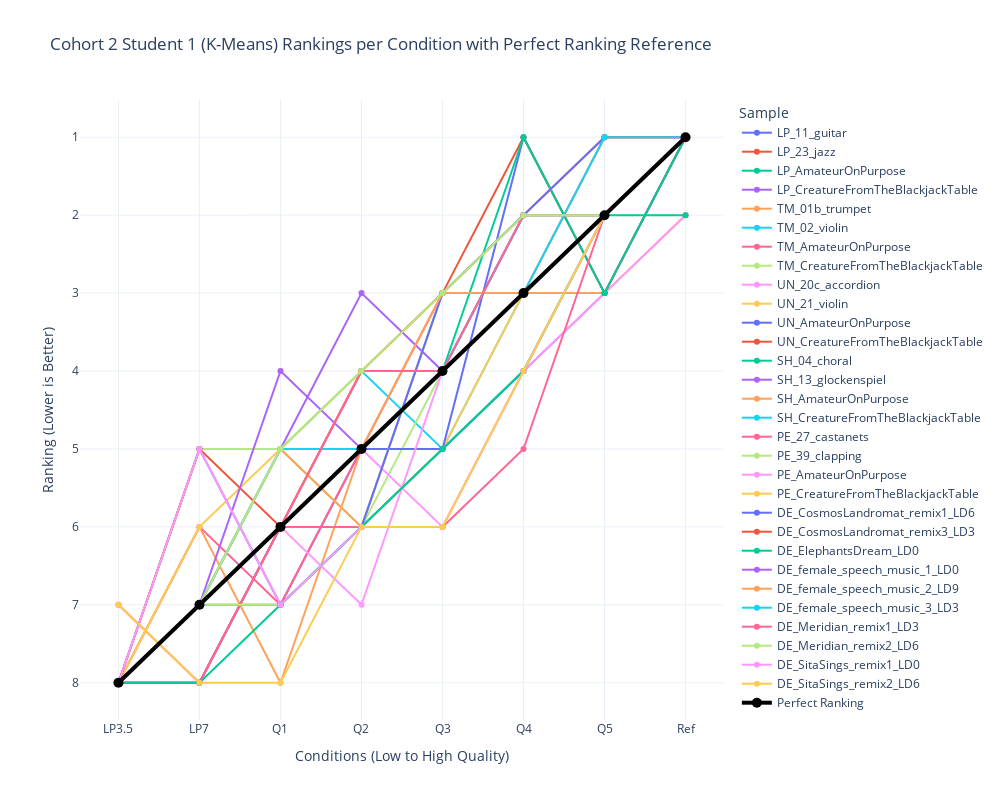

This figure's notebook cell:
### Code cell
# Spaghetti plot for BSU2_1 rankings

# Reshape rankings data for Plotly
BSU2_1_rankings_df = pd.DataFrame(reversed_BSU2_1_rankings_kmeans_based, columns=conditions)

BSU2_1_rankings_df['Sample'] = items

# Melt dataframe for better visualization
BSU2_1_rankings_df_melted = BSU2_1_rankings_df.melt(id_vars=['Sample'], var_name='Condition', value_name='Ranking')

BSU2_1_rankings_df_melted = pd.concat([BSU2_1_rankings_df_melted, perfect_df])

# Create plot
fig = px.line(BSU2_1_rankings_df_melted, x='Condition', y='Ranking', color='Sample', markers=True,
              title="Cohort 2 Student 1 (K-Means) Rankings per Condition with Perfect Ranking Reference",
              labels={"Ranking": "Ranking (Lower is Better)", "Condition": "Conditions (Low to High Quality)"},
              template="plotly_white")

# Adjust figure dimensions
fig.update_layout(width=1000, height=800)

# Invert y-axis (lower ranks at top)
fig.update_yaxes(autorange="reversed")

# Modify the "Perfect Ranking" line to be more visible
fig.update_traces(
    selector=dict(name="Perfect Ranking"),
    line=dict(width=4, color='black'),
    marker=dict(size=10, color='black')
)

# Show figure
fig.show()

### Figure 1 — Plotly figure (JSON) as saved in the notebook; plotly's stock layout.template omitted (floating-point values rounded to 4 significant figures)
{"data": [{"hovertemplate": "Sample=LP_11_guitar<br>Conditions (Low to High Quality)=%{x}<br>Ranking (Lower is Better)=%{y}<extra></extra>", "legendgroup": "LP_11_guitar", "line": {"color": "#636efa", "dash": "solid"}, "marker": {"symbol": "circle"}, "mode": "lines+markers", "name": "LP_11_guitar", "orientation": "v", "showlegend": true, "type": "scatter", "x": ["LP3.5", "LP7", "Q1", "Q2", "Q3", "Q4", "Q5", "Ref"], "xaxis": "x", "y": [8, 7, 7, 5, 4, 3, 2, 1], "yaxis": "y"}, {"hovertemplate": "Sample=LP_23_jazz<br>Conditions (Low to High Quality)=%{x}<br>Ranking (Lower is Better)=%{y}<extra></extra>", "legendgroup": "LP_23_jazz", "line": {"color": "#EF553B", "dash": "solid"}, "marker": {"symbol": "circle"}, "mode": "lines+markers", "name": "LP_23_jazz", "orientation": "v", "showlegend": true, "type": "scatter", "x": ["LP3.5", "LP7", "Q1", "Q2", "Q3", "Q4", "Q5", "Ref"], "xaxis": "x", "y": [8, 7, 6, 4, 4, 3, 2, 1], "yaxis": "y"}, {"hovertemplate": "Sample=LP_AmateurOnPurpose<br>Conditions (Low to High Quality)=%{x}<br>Ranking (Lower is Better)=%{y}<extra></extra>", "legendgroup": "LP_AmateurOnPurpose", "line": {"color": "#00cc96", "dash": "solid"}, "marker": {"symbol": "circle"}, "mode": "lines+markers", "name": "LP_AmateurOnPurpose", "orientation": "v", "showlegend": true, "type": "scatter", "x": ["LP3.5", "LP7", "Q1", "Q2", "Q3", "Q4", "Q5", "Ref"], "xaxis": "x", "y": [8, 7, 6, 6, 5, 4, 2, 1], "yaxis": "y"}, {"hovertemplate": "Sample=LP_CreatureFromTheBlackjackTable<br>Conditions (Low to High Quality)=%{x}<br>Ranking (Lower is Better)=%{y}<extra></extra>", "legendgroup": "LP_CreatureFromTheBlackjackTable", "line": {"color": "#ab63fa", "dash": "solid"}, "marker": {"symbol": "circle"}, "mode": "lines+markers", "name": "LP_CreatureFromTheBlackjackTable", "orientation": "v", "showlegend": true, "type": "scatter", "x": ["LP3.5", "LP7", "Q1", "Q2", "Q3", "Q4", "Q5", "Ref"], "xaxis": "x", "y": [8, 8, 6, 6, 5, 4, 3, 1], "yaxis": "y"}, {"hovertemplate": "Sample=TM_01b_trumpet<br>Conditions (Low to High Quality)=%{x}<br>Ranking (Lower is Better)=%{y}<extra></extra>", "legendgroup": "TM_01b_trumpet", "line": {"color": "#FFA15A", "dash": "solid"}, "marker": {"symbol": "circle"}, "mode": "lines+markers", "name": "TM_01b_trumpet", "orientation": "v", "showlegend": true, "type": "scatter", "x": ["LP3.5", "LP7", "Q1", "Q2", "Q3", "Q4", "Q5", "Ref"], "xaxis": "x", "y": [8, 6, 8, 5, 4, 3, 3, 2], "yaxis": "y"}, {"hovertemplate": "Sample=TM_02_violin<br>Conditions (Low to High Quality)=%{x}<br>Ranking (Lower is Better)=%{y}<extra></extra>", "legendgroup": "TM_02_violin", "line": {"color": "#19d3f3", "dash": "solid"}, "marker": {"symbol": "circle"}, "mode": "lines+markers", "name": "TM_02_violin", "orientation": "v", "showlegend": true, "type": "scatter", "x": ["LP3.5", "LP7", "Q1", "Q2", "Q3", "Q4", "Q5", "Ref"], "xaxis": "x", "y": [8, 7, 5, 4, 5, 3, 2, 1], "yaxis": "y"}, {"hovertemplate": "Sample=TM_AmateurOnPurpose<br>Conditions (Low to High Quality)=%{x}<br>Ranking (Lower is Better)=%{y}<extra></extra>", "legendgroup": "TM_AmateurOnPurpose", "line": {"color": "#FF6692", "dash": "solid"}, "marker": {"symbol": "circle"}, "mode": "lines+markers", "name": "TM_AmateurOnPurpose", "orientation": "v", "showlegend": true, "type": "scatter", "x": ["LP3.5", "LP7", "Q1", "Q2", "Q3", "Q4", "Q5", "Ref"], "xaxis": "x", "y": [8, 6, 7, 5, 4, 2, 1, 1], "yaxis": "y"}, {"hovertemplate": "Sample=TM_CreatureFromTheBlackjackTable<br>Conditions (Low to High Quality)=%{x}<br>Ranking (Lower is Better)=%{y}<extra></extra>", "legendgroup": "TM_CreatureFromTheBlackjackTable", "line": {"color": "#B6E880", "dash": "solid"}, "marker": {"symbol": "circle"}, "mode": "lines+markers", "name": "TM_CreatureFromTheBlackjackTable", "orientation": "v", "showlegend": true, "type": "scatter", "x": ["LP3.5", "LP7", "Q1", "Q2", "Q3", "Q4", "Q5", "Ref"], "xaxis": "x", "y": [8, 5, 5, 6, 4, 3, 2, 1], "yaxis": "y"}, {"hovertemplate": "Sample=UN_20c_accordion<br>Conditions (Low to High Quality)=%{x}<br>Ranking (Lower is Better)=%{y}<extra></extra>", "legendgroup": "UN_20c_accordion", "line": {"color": "#FF97FF", "dash": "solid"}, "marker": {"symbol": "circle"}, "mode": "lines+markers", "name": "UN_20c_accordion", "orientation": "v", "showlegend": true, "type": "scatter", "x": ["LP3.5", "LP7", "Q1", "Q2", "Q3", "Q4", "Q5", "Ref"], "xaxis": "x", "y": [8, 8, 6, 5, 6, 4, 3, 2], "yaxis": "y"}, {"hovertemplate": "Sample=UN_21_violin<br>Conditions (Low to High Quality)=%{x}<br>Ranking (Lower is Better)=%{y}<extra></extra>", "legendgroup": "UN_21_violin", "line": {"color": "#FECB52", "dash": "solid"}, "marker": {"symbol": "circle"}, "mode": "lines+markers", "name": "UN_21_violin", "orientation": "v", "showlegend": true, "type": "scatter", "x": ["LP3.5", "LP7", "Q1", "Q2", "Q3", "Q4", "Q5", "Ref"], "xaxis": "x", "y": [8, 7, 6, 6, 5, 3, 2, 1], "yaxis": "y"}, {"hovertemplate": "Sample=UN_AmateurOnPurpose<br>Conditions (Low to High Quality)=%{x}<br>Ranking (Lower is Better)=%{y}<extra></extra>", "legendgroup": "UN_AmateurOnPurpose", "line": {"color": "#636efa", "dash": "solid"}, "marker": {"symbol": "circle"}, "mode": "lines+markers", "name": "UN_AmateurOnPurpose", "orientation": "v", "showlegend": true, "type": "scatter", "x": ["LP3.5", "LP7", "Q1", "Q2", "Q3", "Q4", "Q5", "Ref"], "xaxis": "x", "y": [8, 8, 6, 5, 5, 1, 3, 1], "yaxis": "y"}, {"hovertemplate": "Sample=UN_CreatureFromTheBlackjackTable<br>Conditions (Low to High Quality)=%{x}<br>Ranking (Lower is Better)=%{y}<extra></extra>", "legendgroup": "UN_CreatureFromTheBlackjackTable", "line": {"color": "#EF553B", "dash": "solid"}, "marker": {"symbol": "circle"}, "mode": "lines+markers", "name": "UN_CreatureFromTheBlackjackTable", "orientation": "v", "showlegend": true, "type": "scatter", "x": ["LP3.5", "LP7", "Q1", "Q2", "Q3", "Q4", "Q5", "Ref"], "xaxis": "x", "y": [8, 8, 6, 5, 3, 1, 3, 1], "yaxis": "y"}, {"hovertemplate": "Sample=SH_04_choral<br>Conditions (Low to High Quality)=%{x}<br>Ranking (Lower is Better)=%{y}<extra></extra>", "legendgroup": "SH_04_choral", "line": {"color": "#00cc96", "dash": "solid"}, "marker": {"symbol": "circle"}, "mode": "lines+markers", "name": "SH_04_choral", "orientation": "v", "showlegend": true, "type": "scatter", "x": ["LP3.5", "LP7", "Q1", "Q2", "Q3", "Q4", "Q5", "Ref"], "xaxis": "x", "y": [8, 7, 6, 5, 4, 1, 3, 1], "yaxis": "y"}, {"hovertemplate": "Sample=SH_13_glockenspiel<br>Conditions (Low to High Quality)=%{x}<br>Ranking (Lower is Better)=%{y}<extra></extra>", "legendgroup": "SH_13_glockenspiel", "line": {"color": "#ab63fa", "dash": "solid"}, "marker": {"symbol": "circle"}, "mode": "lines+markers", "name": "SH_13_glockenspiel", "orientation": "v", "showlegend": true, "type": "scatter", "x": ["LP3.5", "LP7", "Q1", "Q2", "Q3", "Q4", "Q5", "Ref"], "xaxis": "x", "y": [8, 7, 5, 3, 4, 2, 2, 1], "yaxis": "y"}, {"hovertemplate": "Sample=SH_AmateurOnPurpose<br>Conditions (Low to High Quality)=%{x}<br>Ranking (Lower is Better)=%{y}<extra></extra>", "legendgroup": "SH_AmateurOnPurpose", "line": {"color": "#FFA15A", "dash": "solid"}, "marker": {"symbol": "circle"}, "mode": "lines+markers", "name": "SH_AmateurOnPurpose", "orientation": "v", "showlegend": true, "type": "scatter", "x": ["LP3.5", "LP7", "Q1", "Q2", "Q3", "Q4", "Q5", "Ref"], "xaxis": "x", "y": [8, 7, 5, 6, 3, 2, 2, 1], "yaxis": "y"}, {"hovertemplate": "Sample=SH_CreatureFromTheBlackjackTable<br>Conditions (Low to High Quality)=%{x}<br>Ranking (Lower is Better)=%{y}<extra></extra>", "legendgroup": "SH_CreatureFromTheBlackjackTable", "line": {"color": "#19d3f3", "dash": "solid"}, "marker": {"symbol": "circle"}, "mode": "lines+markers", "name": "SH_CreatureFromTheBlackjackTable", "orientation": "v", "showlegend": true, "type": "scatter", "x": ["LP3.5", "LP7", "Q1", "Q2", "Q3", "Q4", "Q5", "Ref"], "xaxis": "x", "y": [8, 7, 5, 5, 4, 2, 2, 1], "yaxis": "y"}, {"hovertemplate": "Sample=PE_27_castanets<br>Conditions (Low to High Quality)=%{x}<br>Ranking (Lower is Better)=%{y}<extra></extra>", "legendgroup": "PE_27_castanets", "line": {"color": "#FF6692", "dash": "solid"}, "marker": {"symbol": "circle"}, "mode": "lines+markers", "name": "PE_27_castanets", "orientation": "v", "showlegend": true, "type": "scatter", "x": ["LP3.5", "LP7", "Q1", "Q2", "Q3", "Q4", "Q5", "Ref"], "xaxis": "x", "y": [7, 8, 6, 6, 6, 5, 2, 1], "yaxis": "y"}, {"hovertemplate": "Sample=PE_39_clapping<br>Conditions (Low to High Quality)=%{x}<br>Ranking (Lower is Better)=%{y}<extra></extra>", "legendgroup": "PE_39_clapping", "line": {"color": "#B6E880", "dash": "solid"}, "marker": {"symbol": "circle"}, "mode": "lines+markers", "name": "PE_39_clapping", "orientation": "v", "showlegend": true, "type": "scatter", "x": ["LP3.5", "LP7", "Q1", "Q2", "Q3", "Q4", "Q5", "Ref"], "xaxis": "x", "y": [8, 7, 7, 6, 3, 2, 2, 1], "yaxis": "y"}, {"hovertemplate": "Sample=PE_AmateurOnPurpose<br>Conditions (Low to High Quality)=%{x}<br>Ranking (Lower is Better)=%{y}<extra></extra>", "legendgroup": "PE_AmateurOnPurpose", "line": {"color": "#FF97FF", "dash": "solid"}, "marker": {"symbol": "circle"}, "mode": "lines+markers", "name": "PE_AmateurOnPurpose", "orientation": "v", "showlegend": true, "type": "scatter", "x": ["LP3.5", "LP7", "Q1", "Q2", "Q3", "Q4", "Q5", "Ref"], "xaxis": "x", "y": [8, 7, 6, 7, 4, 3, 2, 1], "yaxis": "y"}, {"hovertemplate": "Sample=PE_CreatureFromTheBlackjackTable<br>Conditions (Low to High Quality)=%{x}<br>Ranking (Lower is Better)=%{y}<extra></extra>", "legendgroup": "PE_CreatureFromTheBlackjackTable", "line": {"color": "#FECB52", "dash": "solid"}, "marker": {"symbol": "circle"}, "mode": "lines+markers", "name": "PE_CreatureFromTheBlackjackTable", "orientation": "v", "showlegend": true, "type": "scatter", "x": ["LP3.5", "LP7", "Q1", "Q2", "Q3", "Q4", "Q5", "Ref"], "xaxis": "x", "y": [8, 6, 5, 4, 3, 2, 1, 1], "yaxis": "y"}, {"hovertemplate": "Sample=DE_CosmosLandromat_remix1_LD6<br>Conditions (Low to High Quality)=%{x}<br>Ranking (Lower is Better)=%{y}<extra></extra>", "legendgroup": "DE_CosmosLandromat_remix1_LD6", "line": {"color": "#636efa", "dash": "solid"}, "marker": {"symbol": "circle"}, "mode": "lines+markers", "name": "DE_CosmosLandromat_remix1_LD6", "orientation": "v", "showlegend": true, "type": "scatter", "x": ["LP3.5", "LP7", "Q1", "Q2", "Q3", "Q4", "Q5", "Ref"], "xaxis": "x", "y": [8, 5, 7, 6, 3, 2, 1, 1], "yaxis": "y"}, {"hovertemplate": "Sample=DE_CosmosLandromat_remix3_LD3<br>Conditions (Low to High Quality)=%{x}<br>Ranking (Lower is Better)=%{y}<extra></extra>", "legendgroup": "DE_CosmosLandromat_remix3_LD3", "line": {"color": "#EF553B", "dash": "solid"}, "marker": {"symbol": "circle"}, "mode": "lines+markers", "name": "DE_CosmosLandromat_remix3_LD3", "orientation": "v", "showlegend": true, "type": "scatter", "x": ["LP3.5", "LP7", "Q1", "Q2", "Q3", "Q4", "Q5", "Ref"], "xaxis": "x", "y": [8, 5, 6, 4, 3, 3, 1, 1], "yaxis": "y"}, {"hovertemplate": "Sample=DE_ElephantsDream_LD0<br>Conditions (Low to High Quality)=%{x}<br>Ranking (Lower is Better)=%{y}<extra></extra>", "legendgroup": "DE_ElephantsDream_LD0", "line": {"color": "#00cc96", "dash": "solid"}, "marker": {"symbol": "circle"}, "mode": "lines+markers", "name": "DE_ElephantsDream_LD0", "orientation": "v", "showlegend": true, "type": "scatter", "x": ["LP3.5", "LP7", "Q1", "Q2", "Q3", "Q4", "Q5", "Ref"], "xaxis": "x", "y": [8, 8, 7, 6, 5, 4, 2, 2], "yaxis": "y"}, {"hovertemplate": "Sample=DE_female_speech_music_1_LD0<br>Conditions (Low to High Quality)=%{x}<br>Ranking (Lower is Better)=%{y}<extra></extra>", "legendgroup": "DE_female_speech_music_1_LD0", "line": {"color": "#ab63fa", "dash": "solid"}, "marker": {"symbol": "circle"}, "mode": "lines+markers", "name": "DE_female_speech_music_1_LD0", "orientation": "v", "showlegend": true, "type": "scatter", "x": ["LP3.5", "LP7", "Q1", "Q2", "Q3", "Q4", "Q5", "Ref"], "xaxis": "x", "y": [8, 7, 4, 5, 4, 3, 2, 1], "yaxis": "y"}, {"hovertemplate": "Sample=DE_female_speech_music_2_LD9<br>Conditions (Low to High Quality)=%{x}<br>Ranking (Lower is Better)=%{y}<extra></extra>", "legendgroup": "DE_female_speech_music_2_LD9", "line": {"color": "#FFA15A", "dash": "solid"}, "marker": {"symbol": "circle"}, "mode": "lines+markers", "name": "DE_female_speech_music_2_LD9", "orientation": "v", "showlegend": true, "type": "scatter", "x": ["LP3.5", "LP7", "Q1", "Q2", "Q3", "Q4", "Q5", "Ref"], "xaxis": "x", "y": [8, 7, 6, 5, 3, 3, 2, 1], "yaxis": "y"}, {"hovertemplate": "Sample=DE_female_speech_music_3_LD3<br>Conditions (Low to High Quality)=%{x}<br>Ranking (Lower is Better)=%{y}<extra></extra>", "legendgroup": "DE_female_speech_music_3_LD3", "line": {"color": "#19d3f3", "dash": "solid"}, "marker": {"symbol": "circle"}, "mode": "lines+markers", "name": "DE_female_speech_music_3_LD3", "orientation": "v", "showlegend": true, "type": "scatter", "x": ["LP3.5", "LP7", "Q1", "Q2", "Q3", "Q4", "Q5", "Ref"], "xaxis": "x", "y": [8, 7, 6, 5, 4, 3, 1, 1], "yaxis": "y"}, {"hovertemplate": "Sample=DE_Meridian_remix1_LD3<br>Conditions (Low to High Quality)=%{x}<br>Ranking (Lower is Better)=%{y}<extra></extra>", "legendgroup": "DE_Meridian_remix1_LD3", "line": {"color": "#FF6692", "dash": "solid"}, "marker": {"symbol": "circle"}, "mode": "lines+markers", "name": "DE_Meridian_remix1_LD3", "orientation": "v", "showlegend": true, "type": "scatter", "x": ["LP3.5", "LP7", "Q1", "Q2", "Q3", "Q4", "Q5", "Ref"], "xaxis": "x", "y": [8, 7, 6, 4, 4, 2, 2, 1], "yaxis": "y"}, {"hovertemplate": "Sample=DE_Meridian_remix2_LD6<br>Conditions (Low to High Quality)=%{x}<br>Ranking (Lower is Better)=%{y}<extra></extra>", "legendgroup": "DE_Meridian_remix2_LD6", "line": {"color": "#B6E880", "dash": "solid"}, "marker": {"symbol": "circle"}, "mode": "lines+markers", "name": "DE_Meridian_remix2_LD6", "orientation": "v", "showlegend": true, "type": "scatter", "x": ["LP3.5", "LP7", "Q1", "Q2", "Q3", "Q4", "Q5", "Ref"], "xaxis": "x", "y": [8, 7, 5, 4, 3, 2, 2, 1], "yaxis": "y"}, {"hovertemplate": "Sample=DE_SitaSings_remix1_LD0<br>Conditions (Low to High Quality)=%{x}<br>Ranking (Lower is Better)=%{y}<extra></extra>", "legendgroup": "DE_SitaSings_remix1_LD0", "line": {"color": "#FF97FF", "dash": "solid"}, "marker": {"symbol": "circle"}, "mode": "lines+markers", "name": "DE_SitaSings_remix1_LD0", "orientation": "v", "showlegend": true, "type": "scatter", "x": ["LP3.5", "LP7", "Q1", "Q2", "Q3", "Q4", "Q5", "Ref"], "xaxis": "x", "y": [8, 5, 7, 6, 6, 4, 2, 1], "yaxis": "y"}, {"hovertemplate": "Sample=DE_SitaSings_remix2_LD6<br>Conditions (Low to High Quality)=%{x}<br>Ranking (Lower is Better)=%{y}<extra></extra>", "legendgroup": "DE_SitaSings_remix2_LD6", "line": {"color": "#FECB52", "dash": "solid"}, "marker": {"symbol": "circle"}, "mode": "lines+markers", "name": "DE_SitaSings_remix2_LD6", "orientation": "v", "showlegend": true, "type": "scatter", "x": ["LP3.5", "LP7", "Q1", "Q2", "Q3", "Q4", "Q5", "Ref"], "xaxis": "x", "y": [7, 8, 8, 6, 6, 4, 2, 1], "yaxis": "y"}, {"hovertemplate": "Sample=Perfect Ranking<br>Conditions (Low to High Quality)=%{x}<br>Ranking (Lower is Better)=%{y}<extra></extra>", "legendgroup": "Perfect Ranking", "line": {"color": "black", "dash": "solid", "width": 4}, "marker": {"color": "black", "size": 10, "symbol": "circle"}, "mode": "lines+markers", "name": "Perfect Ranking", "orientation": "v", "showlegend": true, "type": "scatter", "x": ["LP3.5", "LP7", "Q1", "Q2", "Q3", "Q4", "Q5", "Ref"], "xaxis": "x", "y": [8, 7, 6, 5, 4, 3, 2, 1], "yaxis": "y"}], "layout": {"height": 800, "legend": {"title": {"text": "Sample"}, "tracegroupgap": 0}, "title": {"text": "Cohort 2 Student 1 (K-Means) Rankings per Condition with Perfect Ranking Reference"}, "width": 1000, "xaxis": {"anchor": "y", "domain": [0, 1], "title": {"text": "Conditions (Low to High Quality)"}}, "yaxis": {"anchor": "x", "autorange": "reversed", "domain": [0, 1], "title": {"text": "Ranking (Lower is Better)"}}}}
